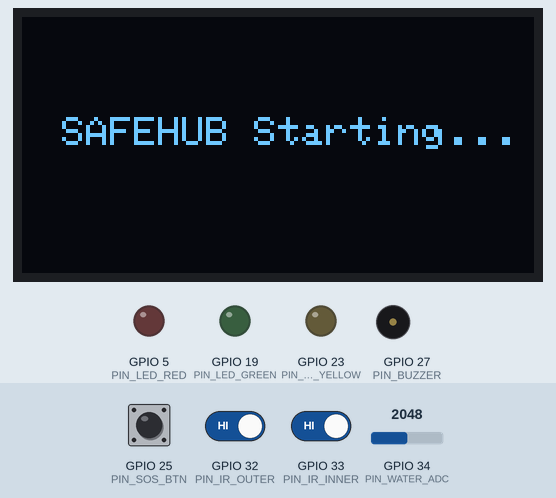
A sketch run on a simulated ESP32. Shown: 128×64 one-colour display, output pins drawn as LEDs (lit = HIGH), buzzer (waves = sounding, pin HIGH). The inputs (shaded band) are chosen by the test bench; at power-on: GPIO 34 (PIN_WATER_ADC) = 2048, GPIO 25 (PIN_SOS_BTN) HIGH, GPIO 32 (PIN_IR_OUTER) HIGH, GPIO 33 (PIN_IR_INNER) HIGH. WiFi joins after 1.5 s; servers stay silent unless stated; uploads are accepted with an empty reply; what the sketch prints to the serial monitor is not drawn.

Above: at 1.2 s.
1.3 s: GPIO 34 (PIN_WATER_ADC) set to 1708
At 10.7 s:
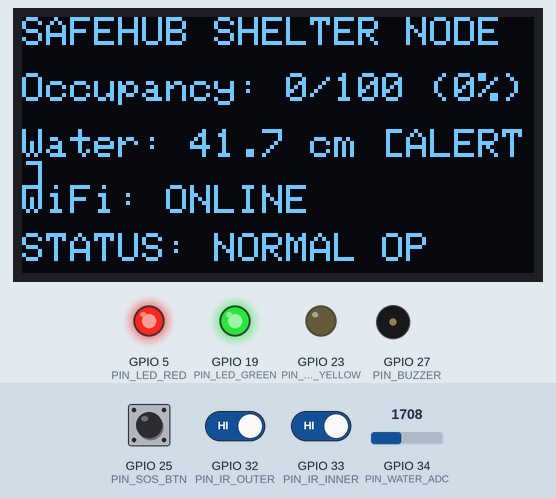
11.7 s: GPIO 34 (PIN_WATER_ADC) set to 1580
At 20.8 s:
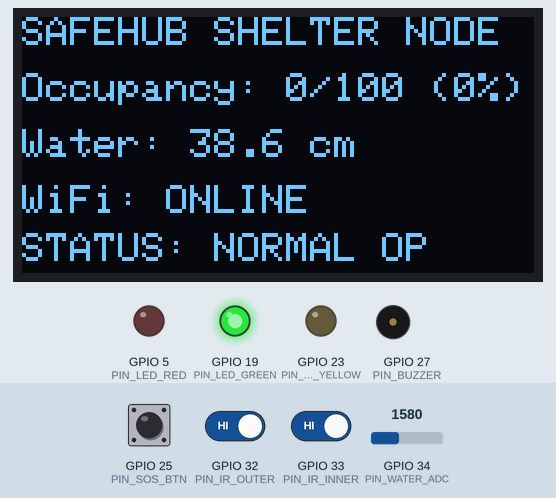
21.7 s: GPIO 34 (PIN_WATER_ADC) set to 2047
At 30.8 s:
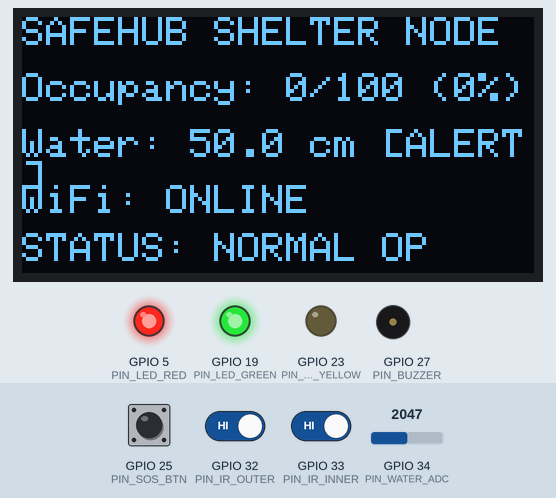
31.7 s: GPIO 25 (PIN_SOS_BTN) pulled LOW for 0.15 s
At 32.2 s:
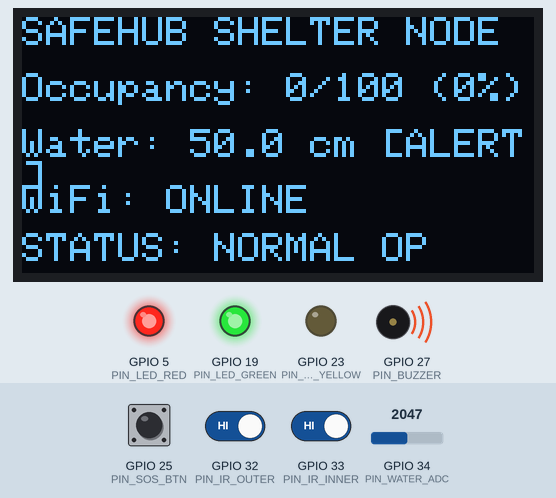
Timing chart, 0 to 34.7 s (numbered marks = the images above; inputs shaded):
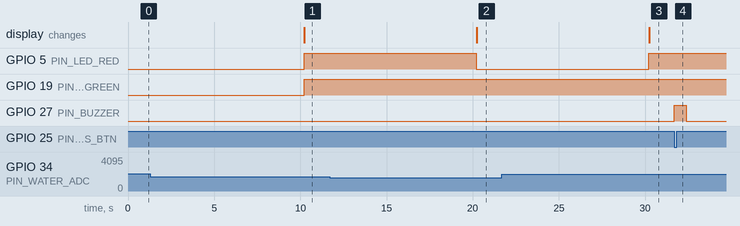

The sketch:

SafeHub_ESP32_Node.ino
```cpp
/*
  SAFEHUB — ESP32 Smart Emergency Shelter & Flood Monitoring Firmware

  Features:
  1. Dual IR doorway sensors for bidirectional occupancy counting:
     - IR1 (Outer) -> IR2 (Inner) = ENTRY (+1)
     - IR2 (Inner) -> IR1 (Outer) = EXIT (-1)
  2. Water level sensor (ADC / Ultrasonic) measuring flood depth & rate of rise
  3. Physical Emergency SOS button with hardware interrupt
  4. SSD1306 0.96" I2C OLED display for real-time field status
  5. Green / Yellow / Red capacity status LEDs & active alarm buzzer
  6. Secure REST HTTP client with X-Device-Key header to SAFEHUB Backend
*/

#include <WiFi.h>
#include <HTTPClient.h>
#include <Wire.h>
#include <Adafruit_GFX.h>
#include <Adafruit_SSD1306.h>

// ==========================================
// CONFIGURATION & SECRETS
// ==========================================
const char* WIFI_SSID     = "SAFEHUB_EMERGENCY_WIFI";
const char* WIFI_PASSWORD = "EmergencySecurePassword123";

// SAFEHUB Server URL (e.g. your cloud or local gateway)
const char* SERVER_BASE_URL = "http://192.168.1.100:5001";
const char* DEVICE_SECRET   = "safehub_esp32_device_secret_2026";

const char* DEVICE_ID  = "DEV-ESP32-NODE-01";
const char* SHELTER_ID = "shelter_central_high";
const int   CAPACITY   = 100;

// ==========================================
// PIN DEFINITIONS
// ==========================================
#define PIN_IR_OUTER    32  // IR Sensor 1 (Outside door)
#define PIN_IR_INNER    33  // IR Sensor 2 (Inside door)
#define PIN_WATER_ADC   34  // Analog water sensor
#define PIN_SOS_BTN     25  // Physical emergency button (Pull-Up)
#define PIN_BUZZER      27  // Active buzzer
#define PIN_LED_GREEN   19  // Available (< 70%)
#define PIN_LED_YELLOW  23  // Warning (71-90%)
#define PIN_LED_RED      5  // Critical / Full (> 90%)

#define SCREEN_WIDTH   128
#define SCREEN_HEIGHT   64
#define OLED_RESET      -1
Adafruit_SSD1306 display(SCREEN_WIDTH, SCREEN_HEIGHT, &Wire, OLED_RESET);

// ==========================================
// STATE VARIABLES
// ==========================================
volatile int currentOccupancy = 0;
volatile bool sosTriggered = false;
unsigned long lastHeartbeat = 0;
unsigned long lastWaterRead = 0;
float previousWaterLevel = 0.0;
float currentWaterLevel = 0.0;

// Dual IR State Machine
enum IRState { IDLE, OUTER_TRIGGERED, INNER_TRIGGERED, WAIT_FOR_CLEAR };
IRState irState = IDLE;
unsigned long irStateStartTime = 0;
const unsigned long IR_PAIR_TIMEOUT_MS = 2500; // max time between crossing sensor 1 & 2
const unsigned long IR_DEBOUNCE_MS     = 100;

// ==========================================
// HARDWARE INTERRUPT: SOS BUTTON
// ==========================================
void IRAM_ATTR handleSosInterrupt() {
  static unsigned long lastInterruptTime = 0;
  unsigned long now = millis();
  if (now - lastInterruptTime > 400) { // debounce
    sosTriggered = true;
    lastInterruptTime = now;
  }
}

// ==========================================
// HTTP HELPERS
// ==========================================
bool sendJsonPost(const String& endpoint, const String& jsonPayload) {
  if (WiFi.status() != WL_CONNECTED) return false;

  HTTPClient http;
  String url = String(SERVER_BASE_URL) + endpoint;
  http.begin(url);
  http.addHeader("Content-Type", "application/json");
  http.addHeader("X-Device-Key", DEVICE_SECRET);
  http.setTimeout(3000);

  int httpCode = http.POST(jsonPayload);
  http.end();
  return (httpCode >= 200 && httpCode < 300);
}

void reportOccupancyChange(const char* direction, int delta) {
  String payload = "{\"deviceId\":\"" + String(DEVICE_ID) + "\","
                   + "\"shelterId\":\"" + String(SHELTER_ID) + "\","
                   + "\"direction\":\"" + String(direction) + "\","
                   + "\"countDelta\":" + String(delta) + "}";
  sendJsonPost("/api/hardware/occupancy", payload);
}

void reportFloodReading(float waterCm, float riseRate) {
  String payload = "{\"deviceId\":\"" + String(DEVICE_ID) + "\","
                   + "\"shelterId\":\"" + String(SHELTER_ID) + "\","
                   + "\"waterLevelCm\":" + String(waterCm, 1) + ","
                   + "\"rateOfRiseCmPer10Min\":" + String(riseRate, 1) + ","
                   + "\"simulated\":false}";
  sendJsonPost("/api/hardware/flood", payload);
}

void dispatchSosIncident() {
  String payload = "{\"deviceId\":\"" + String(DEVICE_ID) + "\","
                   + "\"shelterId\":\"" + String(SHELTER_ID) + "\","
                   + "\"locationName\":\"Shelter Kiosk Station\"}";
  sendJsonPost("/api/hardware/sos", payload);
}

// ==========================================
// OLED & LED UI UPDATES
// ==========================================
void updateLedsAndOled() {
  int pct = (currentOccupancy * 100) / CAPACITY;

  // LED indication
  digitalWrite(PIN_LED_GREEN, pct <= 70);
  digitalWrite(PIN_LED_YELLOW, pct > 70 && pct <= 90);
  digitalWrite(PIN_LED_RED, pct > 90 || currentWaterLevel >= 40.0);

  // OLED Refresh
  display.clearDisplay();
  display.setTextSize(1);
  display.setTextColor(SSD1306_WHITE);

  display.setCursor(0, 0);
  display.print("SAFEHUB SHELTER NODE");

  display.setCursor(0, 14);
  display.print("Occupancy: ");
  display.print(currentOccupancy);
  display.print("/");
  display.print(CAPACITY);
  display.print(" (");
  display.print(pct);
  display.print("%)");

  display.setCursor(0, 28);
  display.print("Water: ");
  display.print(currentWaterLevel, 1);
  display.print(" cm");
  if (currentWaterLevel >= 40.0) display.print(" [ALERT]");

  display.setCursor(0, 42);
  display.print("WiFi: ");
  display.print(WiFi.status() == WL_CONNECTED ? "ONLINE" : "OFFLINE");

  display.setCursor(0, 54);
  if (pct >= 100) {
    display.print("STATUS: SHELTER FULL");
  } else if (pct > 90) {
    display.print("STATUS: CRITICAL CAP");
  } else {
    display.print("STATUS: NORMAL OP");
  }

  display.display();
}

// ==========================================
// SETUP
// ==========================================
void setup() {
  Serial.begin(115200);

  pinMode(PIN_IR_OUTER, INPUT_PULLUP);
  pinMode(PIN_IR_INNER, INPUT_PULLUP);
  pinMode(PIN_WATER_ADC, INPUT);
  pinMode(PIN_SOS_BTN, INPUT_PULLUP);
  pinMode(PIN_BUZZER, OUTPUT);
  pinMode(PIN_LED_GREEN, OUTPUT);
  pinMode(PIN_LED_YELLOW, OUTPUT);
  pinMode(PIN_LED_RED, OUTPUT);

  digitalWrite(PIN_BUZZER, LOW);

  // Attach hardware interrupt for emergency SOS button
  attachInterrupt(digitalPinToInterrupt(PIN_SOS_BTN), handleSosInterrupt, FALLING);

  // OLED Init
  if (!display.begin(SSD1306_SWITCHCAPVCC, 0x3C)) {
    Serial.println("SSD1306 allocation failed");
  }
  display.clearDisplay();
  display.setTextSize(1);
  display.setTextColor(SSD1306_WHITE);
  display.setCursor(10, 25);
  display.println("SAFEHUB Starting...");
  display.display();

  // Connect to Wi-Fi
  Serial.print("Connecting to Wi-Fi: ");
  Serial.println(WIFI_SSID);
  WiFi.begin(WIFI_SSID, WIFI_PASSWORD);
}

// ==========================================
// MAIN LOOP
// ==========================================
void loop() {
  unsigned long now = millis();

  // 1. Process Physical SOS Button
  if (sosTriggered) {
    sosTriggered = false;
    Serial.println("EMERGENCY: Physical SOS Button Activated!");
    digitalWrite(PIN_BUZZER, HIGH);
    dispatchSosIncident();
    delay(500);
    digitalWrite(PIN_BUZZER, LOW);
  }

  // 2. Dual IR State Machine (Directional Entry & Exit)
  bool outerActive = (digitalRead(PIN_IR_OUTER) == LOW);
  bool innerActive = (digitalRead(PIN_IR_INNER) == LOW);

  switch (irState) {
    case IDLE:
      if (outerActive && !innerActive) {
        irState = OUTER_TRIGGERED;
        irStateStartTime = now;
      } else if (innerActive && !outerActive) {
        irState = INNER_TRIGGERED;
        irStateStartTime = now;
      }
      break;

    case OUTER_TRIGGERED:
      if (now - irStateStartTime > IR_PAIR_TIMEOUT_MS) {
        irState = IDLE; // timeout
      } else if (innerActive) {
        // Outer was tripped first, then Inner -> ENTRY DETECTED
        currentOccupancy++;
        Serial.print("ENTRY Detected. Occupancy: ");
        Serial.println(currentOccupancy);
        reportOccupancyChange("entry", 1);
        irState = WAIT_FOR_CLEAR;
      }
      break;

    case INNER_TRIGGERED:
      if (now - irStateStartTime > IR_PAIR_TIMEOUT_MS) {
        irState = IDLE; // timeout
      } else if (outerActive) {
        // Inner was tripped first, then Outer -> EXIT DETECTED
        if (currentOccupancy > 0) currentOccupancy--;
        Serial.print("EXIT Detected. Occupancy: ");
        Serial.println(currentOccupancy);
        reportOccupancyChange("exit", -1);
        irState = WAIT_FOR_CLEAR;
      }
      break;

    case WAIT_FOR_CLEAR:
      // Wait until both sensors are unblocked
      if (!outerActive && !innerActive) {
        irState = IDLE;
      }
      break;
  }

  // 3. Periodic Water Level Sampling (Every 10 seconds)
  if (now - lastWaterRead >= 10000) {
    lastWaterRead = now;
    int rawAdc = analogRead(PIN_WATER_ADC);
    // Convert ADC (0-4095) to estimated water level cm (0-100cm)
    currentWaterLevel = (rawAdc / 4095.0) * 100.0;
    float riseRate = (currentWaterLevel - previousWaterLevel); // cm per 10s (scaled)
    previousWaterLevel = currentWaterLevel;

    reportFloodReading(currentWaterLevel, riseRate);
    updateLedsAndOled();
  }

  // 4. Periodic Heartbeat (Every 30 seconds)
  if (now - lastHeartbeat >= 30000) {
    lastHeartbeat = now;
    String hbPayload = "{\"deviceId\":\"" + String(DEVICE_ID) + "\","
                       + "\"shelterId\":\"" + String(SHELTER_ID) + "\","
                       + "\"batteryPercent\":95}";
    sendJsonPost("/api/hardware/heartbeat", hbPayload);
  }

  delay(20);
}
```

Measured:
- the behaviour switches between 1638 and 1637 on GPIO 34 (PIN_WATER_ADC) (found by bisection; images 1 and 2)
- after the input at 1.3 s, the display: changes after 8.9 s (image 1)
- after the input at 11.7 s, GPIO 5 (PIN_LED_RED): HIGH → LOW after 8.5 s; the display: changes after 8.5 s (image 2)
- after the input at 21.7 s, GPIO 5 (PIN_LED_RED): LOW → HIGH after 8.5 s; the display: changes after 8.5 s (image 3)
- after the input at 31.7 s, GPIO 27 (PIN_BUZZER): LOW → HIGH at once, → LOW 0.70 s later
